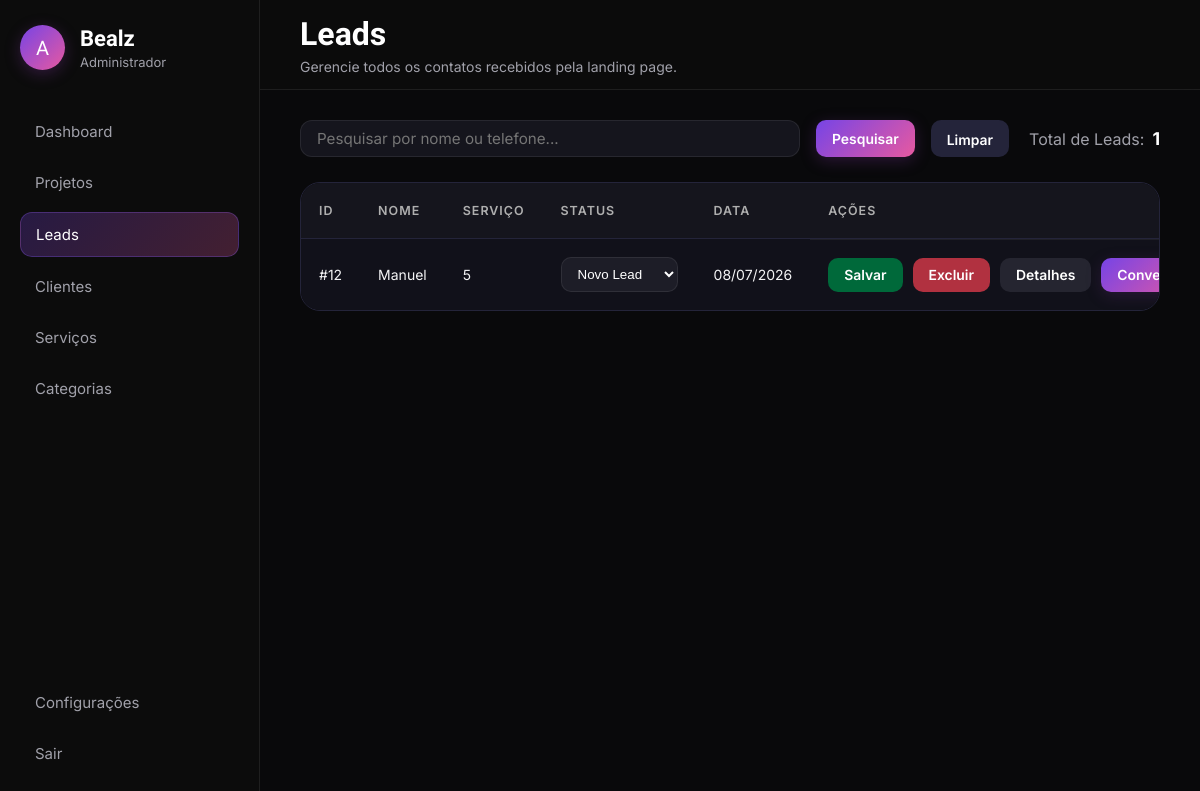
Screenshot of /admin/leads.php (signed in) with the database file from the repository.
### tables this page shows
CREATE TABLE `leads` (
  `id` int NOT NULL AUTO_INCREMENT,
  `nome` varchar(100) NOT NULL,
  `email` varchar(256) NOT NULL,
  `telefone` varchar(14) NOT NULL,
  `servicos` int NOT NULL,
  `mensagem` text NOT NULL,
  `observacao` text,
  `status_lead` int NOT NULL DEFAULT '1',
  `data_clientes` timestamp NOT NULL DEFAULT CURRENT_TIMESTAMP,
  PRIMARY KEY (`id`),
  UNIQUE KEY `email` (`email`),
  KEY `servicos_fk_idx` (`servicos`),
  KEY `status_fk_idx` (`status_lead`),
  CONSTRAINT `servicos_fk` FOREIGN KEY (`servicos`) REFERENCES `servicos` (`id`),
  CONSTRAINT `status_leads_fk` FOREIGN KEY (`status_lead`) REFERENCES `status_lead` (`id`)
);

### admin/leads.php (the view, shortened to what this page needs)
<?php
include("../config_db/conexao.php");
$pesquisa = "";
if (isset($_GET['pesquisa']) && !empty(trim($_GET['pesquisa']))) {
    $pesquisa = mysqli_real_escape_string($conexao, trim($_GET['pesquisa']));
    $where = "WHERE nome LIKE '%$pesquisa%' OR telefone LIKE '%$pesquisa%'";
} else {
    $where = "";
}
$sql = "SELECT * FROM leads $where ORDER BY data_clientes DESC";
$resultado = mysqli_query($conexao, $sql);
$sqlTotal = "SELECT COUNT(*) AS total FROM leads $where";
$total = mysqli_fetch_assoc(mysqli_query($conexao, $sqlTotal));
?>
<!DOCTYPE html>
<html lang="pt-BR">
<head>
    <link rel="stylesheet" href="assets/css/global.css">
    <link rel="stylesheet" href="assets/css/sidebar-header.css">
    <link rel="stylesheet" href="assets/css/leads.css">
</head>
<body>
    <?php include("includes/sidebar.php"); ?>
    <?php include("includes/header.php"); ?>
    <main class="content">
        <section class="toolbar">
            <form class="search-box" method="GET">
                <input
                    type="text"
                    name="pesquisa"
                    placeholder="Pesquisar por nome ou telefone..."
                    value="<?= htmlspecialchars($pesquisa); ?>">
                <button type="submit" class="btn btn-search">Pesquisar</button>
                <a href="leads.php" class="btn btn-clear">Limpar</a>
            </form>
            <div class="lead-counter">
                <span>Total de Leads:</span>
                <strong><?= $total['total']; ?></strong>
            </div>
        </section>
        <section class="table-container">
            <table class="leads-table">
                <thead>
                    <tr>
                        <th>ID</th>
                        <th>Nome</th>
                        <th>Serviço</th>
                        <th>Status</th>
                        <th>Data</th>
                        <th>Ações</th>
                    </tr>
                </thead>
                <tbody>
                    <?php while ($lead = mysqli_fetch_assoc($resultado)) { ?>
                        <tr>
                            <td>#<?= $lead['id']; ?></td>
                            <td><?= htmlspecialchars($lead['nome']); ?></td>
                            <td><?= htmlspecialchars($lead['servicos']); ?></td>
                            <td>
                                <select class="status-select" data-id="<?= $lead['id']; ?>">
                                    <option value="1"
                                        <?= $lead['status_lead'] == 1 ? 'selected' : ''; ?>>
                                        Novo Lead
                                    </option>
                                </select>
                            </td>
                            <td>
                                <?= date('d/m/Y', strtotime($lead['data_clientes'])); ?>
                            </td>
                            <td class="actions">
                                <button class="btn btn-save" data-id="<?= $lead['id']; ?>">Salvar</button>
                                <button class="btn btn-delete" data-id="<?= $lead['id']; ?>">Excluir</button>
                                <button class="btn btn-details" data-id="<?= $lead['id']; ?>">Detalhes</button>
                                <button class="btn btn-convert" data-id="<?= $lead['id']; ?>">Converter</button>
                            </td>
                        </tr>
                    <?php } ?>
                </tbody>
            </table>
        </section>
    </main>
</body>
</html>

### admin/assets/css/global.css (style rules this page uses)
* { margin:0; padding:0; box-sizing:border-box; }
body { min-height:100vh; background:#09090b; color:white; font-family:"Inter", sans-serif; }
.content { margin-left:260px; padding-top:90px; padding:120px 40px 40px; }

### admin/assets/css/leads.css (style rules this page uses)
.btn { padding:9px 16px; border:none; border-radius:10px; cursor:pointer; font-weight:600; font-family:"Inter", sans-serif; transition:.2s; }
.toolbar { display:flex; justify-content:space-between; align-items:center; margin-bottom:25px; gap:20px; }
.search-box { width:100%; display:flex; flex-direction:row; max-width:750px; gap: 1rem; }
.search-box input { width:100%; padding:5px 16px; background:#15151d; border:1px solid rgba(255,255,255,.08); border-radius:12px; color:#fff; font-size:.95rem; font-family:"Inter", sans-serif; outline:none; transition:.2s; }
.btn-search { font-size: 0.87rem; background:linear-gradient(135deg, #7644E6, #e759a0); color:#fff; box-shadow: 0px 4px 15px rgba(105, 45, 133, 0.35); }
.btn-clear { padding-top:12px; font-size: 0.87rem; text-decoration:none; background:#24243A; color:#fff; }
.lead-counter { display:flex; align-items:center; gap:8px; color:#a1a1aa; white-space:nowrap; }
.lead-counter strong { color:#fff; font-size:1.1rem; }
.table-container { background: #11111A; border: 1px solid #24243A; border-radius: 20px; padding: 0; overflow: hidden; overflow-x: auto; transition: .2s ease; }
.leads-table { width: 100%; border-collapse: collapse; color: #f1f1f1; }
.leads-table thead { background: #15151d; }
.leads-table th { text-align: left; padding: 20px 18px; color: #afafaf; font-family: "Inter", sans-serif; font-size: .78rem; font-weight: 600; text-transform: uppercase; letter-spacing: .08em; border-bottom: 1px solid #24243A; }
.leads-table td { padding: 18px; border-top: 1px solid rgba(255, 255, 255, .06); font-size: 14px; color: #f4f4f5; }
.leads-table tbody tr { transition: .2s ease; }
.status-select { padding:8px 12px; background:#1d1d27; border:1px solid rgba(255,255,255,.08); border-radius:10px; color:#fff; cursor:pointer; outline:none; }
.actions { display:flex; gap:10px; }
.btn-details { font-size: 0.87rem; background:#252530; color:#fff; }
.btn-convert { font-size: 0.87rem; background:linear-gradient(135deg, #7644E6, #e759a0); color:#fff; box-shadow: 0px 4px 15px rgba(105, 45, 133, 0.25); }
.btn-save { font-size: 0.87rem; background: #00693a; color:#fff; }
.btn-delete { font-size: 0.87rem; background-color: #b13140; color: white; }

### rows the page displays
leads: id "12", nome "Manuel", servicos "5", status_lead+id "Novo Lead", data_clientes "08/07/2026"

### other values shown
$tituloPagina "Leads"
$subtituloPagina "Gerencie todos os contatos recebidos pela landing page."
$total['total'] "1"
